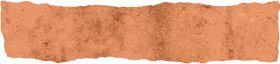
#> input picture minigame/ui/parchment/chip_boost.png, 280 x 64 px, given in place of oldpaper1.jpg, which was not available
$ python make_textures.py
#> lines starting #> are read from the running program, lines starting #| are printed output that depends on the picture; pictures that were not available may be replaced by others from this repository, and a replacement may not be noted
import numpy as np
from PIL import Image, ImageFilter, ImageOps, ImageChops, ImageEnhance
import os
R='/workspace/ui-parchment-v2/raw/'; T='/workspace/ui-parchment-v2/textures/'
rng=np.random.default_rng(7)

def fbm(w,h,octaves=5,base=8,seed=0):
    r=np.random.default_rng(seed); acc=np.zeros((h,w)); amp=1; tot=0
    for o in range(octaves):
        n=base*2**o
        g=r.random((max(2,int(h*n/w))+1,n+1))
        im=Image.fromarray((g*255).astype(np.uint8)).resize((w,h),Image.BICUBIC)
        acc+=np.asarray(im,float)/255*amp; tot+=amp; amp*=0.5
    return acc/tot

def torn_alpha(w,h,margin,rough=1.0,seed=1,soft=1.2):
    """irregular torn-edge alpha: distance-to-edge perturbed by fbm"""
    yy,xx=np.mgrid[0:h,0:w]
    d=np.minimum.reduce([xx,yy,w-1-xx,h-1-yy]).astype(float)
    n=fbm(w,h,6,6,seed)-0.5
    n2=fbm(w,h,3,40,seed+9)-0.5  # fine fibre nibble
    d=d+n*margin*1.6*rough+n2*margin*0.5
    a=np.clip((d-margin*0.55)/soft,0,1)
    return a, d

def burn_rim(rgb,d,margin,strength=0.55,seed=3):
    """darken towards torn edge like aged/singed rim"""
    t=np.clip(1-(d-margin*0.55)/(margin*0.9),0,1)**2.2
    n=fbm(rgb.shape[1],rgb.shape[0],5,14,seed)
    t=t*np.clip(0.2+1.6*(n-0.3),0,1.4)
    tint=np.array([92,58,30],float)
    out=rgb*(1-strength*t[...,None])+tint*(strength*t[...,None])*0.6
    return np.clip(out,0,255)

def warm(im,target=(214,190,146),amt=0.55):
    """map grey vellum to warm sheepskin via luminance-preserving tint"""
    a=np.asarray(im.convert('RGB'),float)
    L=a.mean(2,keepdims=True)
    t=np.array(target,float)/np.array(target,float).mean()
    w=L*t
    return np.clip(a*(1-amt)+w*amt,0,255)

def gradmap(im,lo=(120,88,52),mid=(206,180,136),hi=(240,226,196),stretch=(0.02,0.995)):
    L=np.asarray(im.convert('L'),float)
    a,b=np.quantile(L,stretch); t=np.clip((L-a)/(b-a),0,1)[...,None]
    lo,mid,hi=[np.array(c,float) for c in (lo,mid,hi)]
    return np.where(t<0.5, lo+(mid-lo)*(t/0.5), mid+(hi-mid)*((t-0.5)/0.5))

def save_png(arr,alpha,path,size=None):
    im=Image.fromarray(np.dstack([arr.astype(np.uint8),(alpha*255).astype(np.uint8)]),'RGBA')
    if size: im=im.resize(size,Image.LANCZOS)
    q=im.quantize(colors=256,method=Image.FASTOCTREE,dither=Image.FLOYDSTEINBERG)
    q.save(path,optimize=True)
    return os.path.getsize(path)

# ---------- 1. full-screen background (750x1334 target -> 576x1024 jpg) ----------
base=Image.open(R+'oldpaper1.jpg').convert('RGB')           # real aged sheet, PD
W,H=base.size; tw=int(H*750/1334)
#> after `W, H = base.size`: W = 280; H = 64
#> after `tw = int(H * 750 / 1334)`: tw = 35
base=base.crop(((W-tw)//2,0,(W-tw)//2+tw,H)).resize((576,1024),Image.LANCZOS)
#> base: PIL image 576x1024 RGB
b=np.asarray(base,float)
# fold in real vellum grain/creases from Towneley Lectionary (PD) as high-pass overlay
v=Image.open(R+'towneley2.jpg').convert('L')
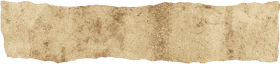
#> input picture minigame/ui/parchment/chip_parchment.png, 280 x 64 px, given in place of towneley2.jpg, which was not available
vw,vh=v.size; v=v.crop((int(vw*.24),int(vh*.08),int(vw*.74),int(vh*.92))).resize((576,1024),Image.LANCZOS)
#> after `vw, vh = v.size`: vw = 280; vh = 64
va=np.asarray(v,float); hp=va-np.asarray(v.filter(ImageFilter.GaussianBlur(18)),float)
b=b+hp[...,None]*0.9
# gentle uneven edge darkening (not a symmetric vignette): fbm-weighted
yy,xx=np.mgrid[0:1024,0:576]
d=np.minimum.reduce([xx/576,yy/1024*1.78,(575-xx)/576,(1023-yy)/1024*1.78])
n=fbm(576,1024,5,5,11)
#> after the loop in fbm, `for o in range(octaves):`:
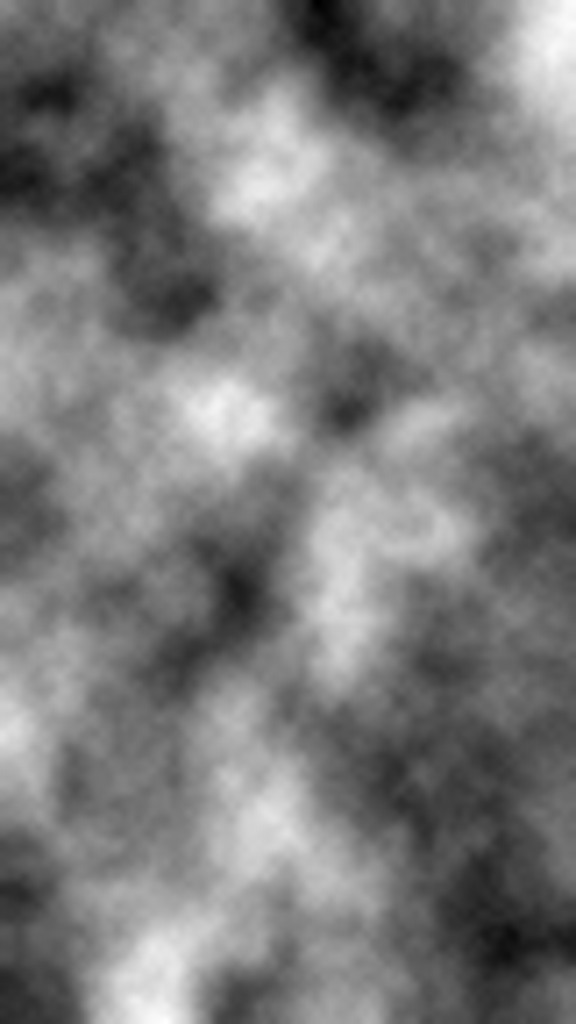
#> acc: shape (1024, 576) float64; min 0.0797, max 1.76, mean 0.899; drawn with min black and max white
#> after the loop in fbm, `for o in range(octaves):`: amp = 0.0312; tot = 1.94
e=np.clip(1-d/0.16,0,1)**2*(0.5+0.9*n)
b=b*(1-0.35*e[...,None])+np.array([70,45,25])*0.35*e[...,None]
# muted, slightly desaturate
img=Image.fromarray(np.clip(b,0,255).astype(np.uint8))
img=ImageEnhance.Color(img).enhance(0.82)
img.save(T+'bg_parchment.jpg',quality=80,optimize=True,progressive=True)

# ---------- 2. panel (torn vellum leaf), 9-slice ready ----------
v=Image.open(R+'towneley2.jpg').convert('RGB'); vw,vh=v.size
crop=v.crop((int(vw*.14),int(vh*.12),int(vw*.74),int(vh*.57))).resize((640,480),Image.LANCZOS)
p=gradmap(crop,(140,104,64),(208,182,136),(236,220,184),(0.005,0.999))
#> in gradmap, `L=np.asarray(im.convert('L'),float)`:
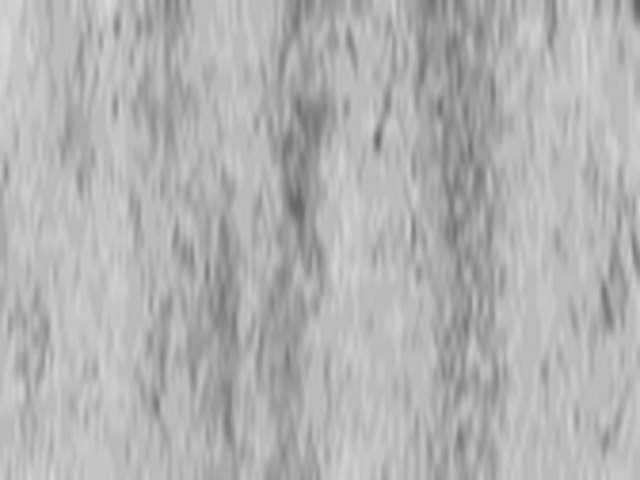
#> L: shape (480, 640) float64; min 94, max 215, mean 178.3
#> in gradmap, `a, b = np.quantile(L, stretch)`: a = 127; b = 211
p=np.asarray(ImageEnhance.Contrast(Image.fromarray(p.astype(np.uint8))).enhance(1.0),float)

a,d=torn_alpha(640,480,28,1.0,seed=5)
#> call 2 of fbm, with w = 640, h = 480, octaves = 6, base = 6, seed = 5
#> after the loop in fbm (call 2), `for o in range(octaves):`:
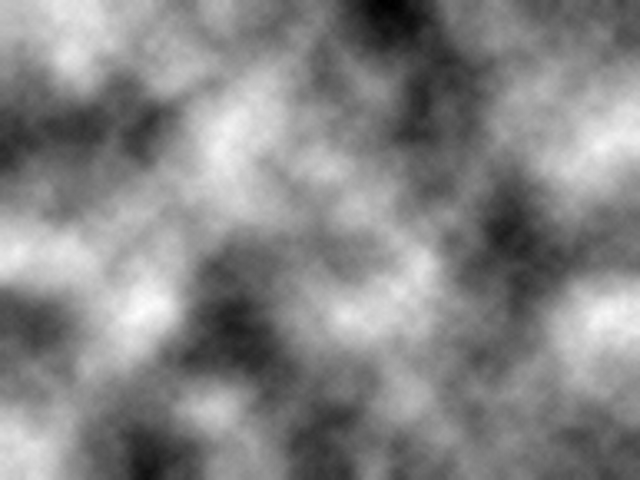
#> acc: shape (480, 640) float64; min 0.134, max 1.73, mean 0.969; drawn with min black and max white
#> after the loop in fbm (call 2), `for o in range(octaves):`: amp = 0.0156; tot = 1.97
#> call 3 of fbm, with w = 640, h = 480, octaves = 3, base = 40, seed = 14
#> after the loop in fbm (call 3), `for o in range(octaves):`:
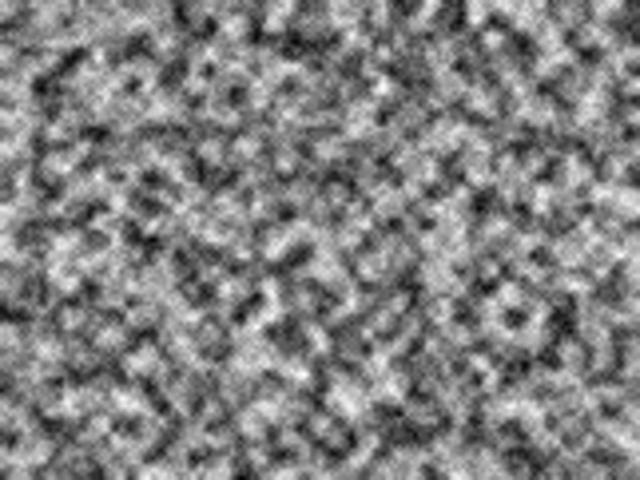
#> acc: shape (480, 640) float64; min 0.0157, max 1.7, mean 0.876; drawn with min black and max white
#> after the loop in fbm (call 3), `for o in range(octaves):`: amp = 0.125; tot = 1.75
p=burn_rim(p,d,20,0.75,seed=4)
#> call 4 of fbm, with w = 640, h = 480, octaves = 5, base = 14, seed = 4
#> the loop in fbm (call 4), `for o in range(octaves):` made 5 passes
#> pass 1, in fbm (call 4), `im=Image.fromarray((g*255).astype(np.uint8)).resize((w,h),Image.BICUBIC)`:
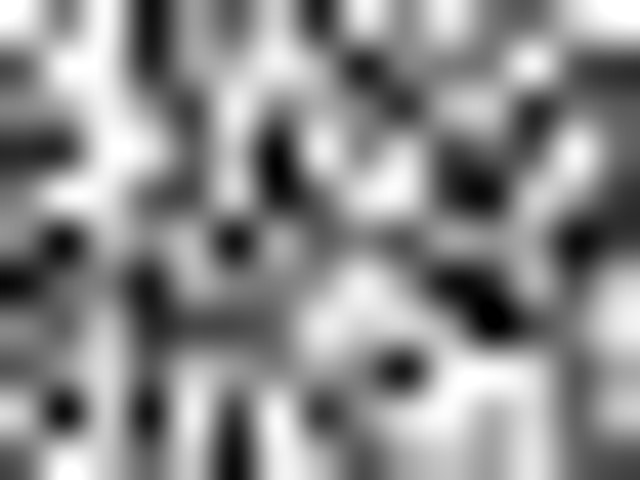
#> im: PIL image 640x480 L; min 0, max 255, mean 139.2
#> after the loop in fbm (call 4), `for o in range(octaves):`:
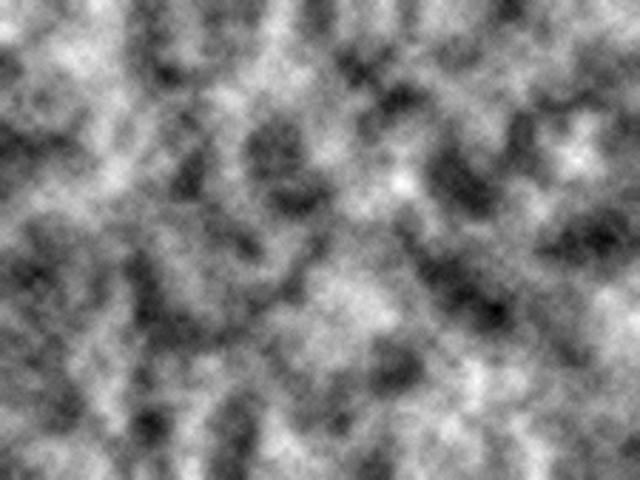
#> acc: shape (480, 640) float64; min 0.205, max 1.82, mean 1.02; drawn with min black and max white
#> after the loop in fbm (call 4), `for o in range(octaves):`: amp = 0.0312; tot = 1.94
s=save_png(p,a,T+'panel_vellum.png',(400,300))
#> s = 28786

# ---------- 3. long strip (list row / secondary button) ----------
strip=v.crop((int(vw*.14),int(vh*.62),int(vw*.74),int(vh*.75))).resize((720,160),Image.LANCZOS)
sp=gradmap(strip,(140,104,64),(208,182,136),(236,220,184),(0.005,0.999))
a,d=torn_alpha(720,160,14,1.1,seed=21)
sp=burn_rim(sp,d,9,0.65,seed=22)
save_png(sp,a,T+'strip_parchment.png',(360,80))

# ---------- 4. leather tab button ----------
L=Image.open(R+'leather.jpg').convert('RGB').crop((300,40,900,252)).resize((680,240),Image.LANCZOS)
la=np.asarray(ImageEnhance.Color(L).enhance(0.7),float)*0.92
a,d=torn_alpha(680,240,10,0.35,seed=31,soft=1.5)   # cut leather: mild irregularity
# rounded corners
yy,xx=np.mgrid[0:240,0:680]; r=34
cx=np.clip(xx,r,679-r); cy=np.clip(yy,r,239-r)
a*=np.clip(r-np.hypot(xx-cx,yy-cy)+1,0,1)
# worn edge darkening (oil / handling)
t=np.clip(1-d/30,0,1)**1.4; la=la*(1-0.45*t[...,None])
# pressed groove line ~14px in, irregular (tooled crease, not perfect)
n=fbm(680,240,3,8,33)
groove=np.exp(-((d-16-(n-0.5)*3)**2)/3.0)
la=la*(1-0.22*groove[...,None])
save_png(la,a,T+'btn_leather.png',(340,120))

# ---------- 5. ribbon (madder-dyed vellum strip, forked ends) ----------
rb=Image.open(R+'leather.jpg').convert('RGB').crop((320,200,940,322)).resize((760,150),Image.LANCZOS)
rbl=np.asarray(rb.convert('L'),float)
rbl=(rbl-rbl.mean())*1.3+128
col=np.array([118,38,30],float)
ra=np.clip(col*(rbl[...,None]/128),0,255)
a,d=torn_alpha(760,150,8,0.9,seed=41)
yy,xx=np.mgrid[0:150,0:760]
notch=60; cut=np.abs(yy-75)/75*notch      # swallowtail
a*=np.clip(xx-(notch-cut)+1,0,1)*np.clip((759-xx)-(notch-cut)+1,0,1)
# soft fold shading near ends
fold=np.exp(-((xx-110)**2)/900)+np.exp(-((xx-650)**2)/900)
ra=ra*(1-0.3*fold[...,None])
ra=burn_rim(ra,d,8,0.4,seed=42)
save_png(ra,a,T+'ribbon_madder.png',(380,75))

# ---------- 6. wax seal (real 1778 guild seal, PD) ----------
#> (the run stopped early here; a loop or call above may not have finished)
